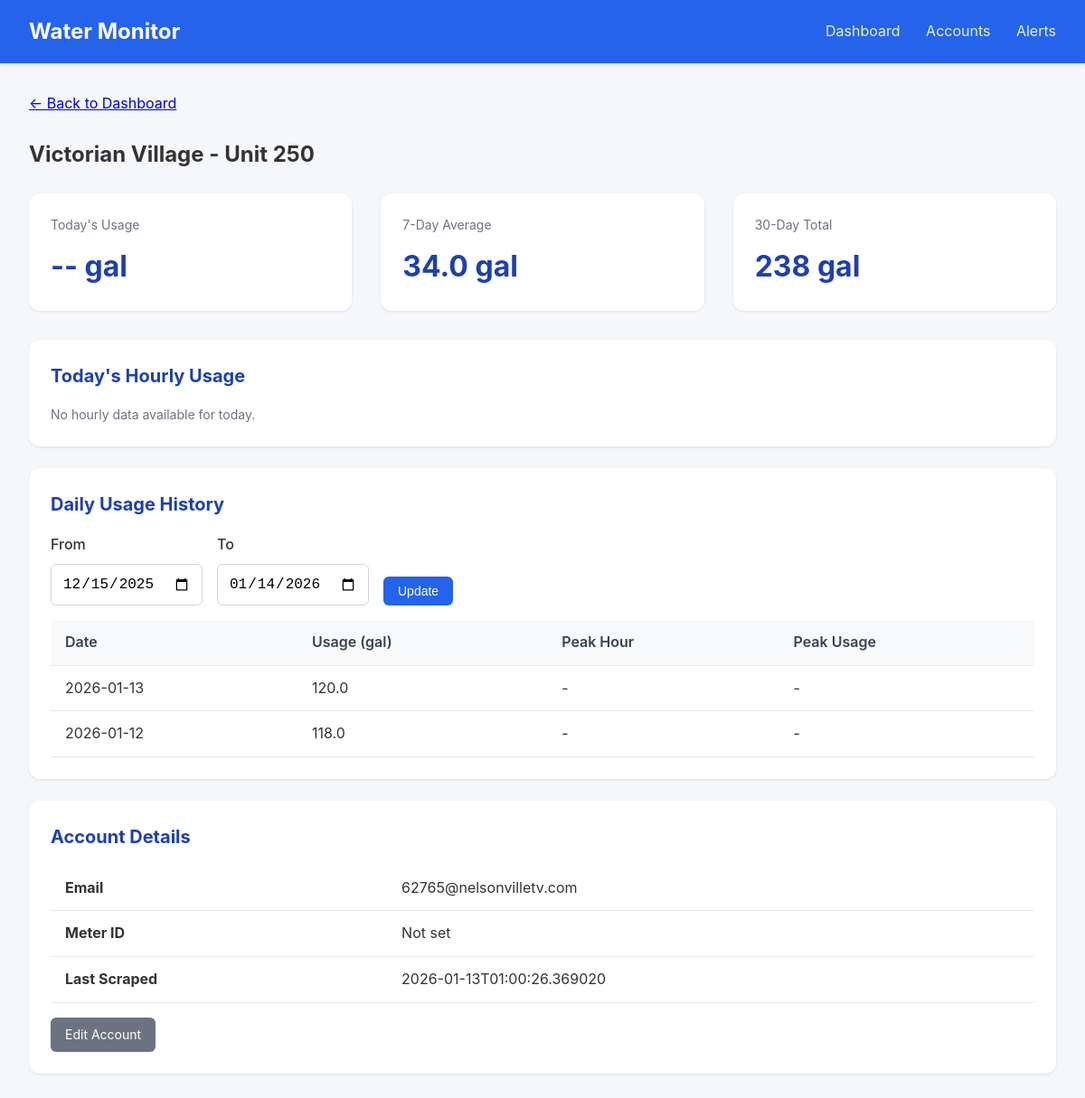
Page /meter/1 on the earlier database version.
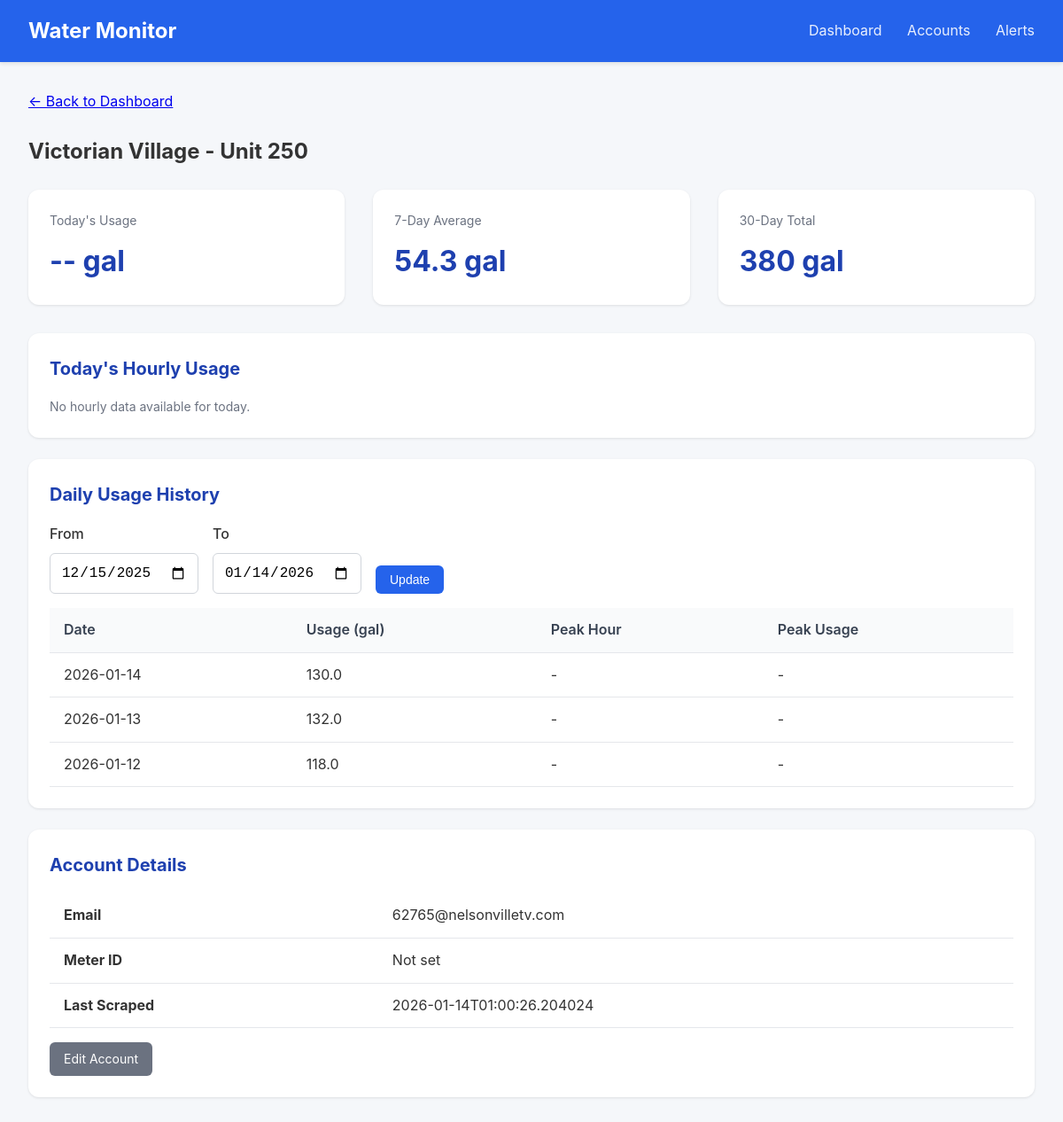
Same page on the later database version.
### tables this page shows
CREATE TABLE accounts (
                id INTEGER PRIMARY KEY AUTOINCREMENT,
                email TEXT UNIQUE NOT NULL,
                password_encrypted TEXT NOT NULL,
                meter_id TEXT,
                account_number TEXT,
                address TEXT,
                building_name TEXT,
                unit_number TEXT,
                is_active INTEGER DEFAULT 1,
                last_scraped TIMESTAMP,
                created_at TIMESTAMP DEFAULT CURRENT_TIMESTAMP
            , avg_12mo REAL, monthly_usage REAL, unit_count INTEGER DEFAULT 1, leak_alerts INTEGER DEFAULT 1, min_overage_pct INTEGER DEFAULT 10);

CREATE TABLE daily_summaries (
                id INTEGER PRIMARY KEY AUTOINCREMENT,
                account_id INTEGER NOT NULL,
                reading_date DATE NOT NULL,
                total_usage_gallons REAL,
                peak_hour INTEGER,
                peak_usage_gallons REAL,
                created_at TIMESTAMP DEFAULT CURRENT_TIMESTAMP,
                FOREIGN KEY (account_id) REFERENCES accounts(id),
                UNIQUE(account_id, reading_date)
            );

### app.py (the view)
@app.route('/meter/<int:account_id>')
def meter_detail(account_id):
    account = db.get_account(account_id)
    if not account:
        flash('Meter not found', 'error')
        return redirect(url_for('dashboard'))
    end_date = date.today()
    start_date = end_date - timedelta(days=30)
    if request.args.get('start_date'):
        start_date = datetime.strptime(request.args.get('start_date'), '%Y-%m-%d').date()
    if request.args.get('end_date'):
        end_date = datetime.strptime(request.args.get('end_date'), '%Y-%m-%d').date()
    daily_data = db.get_daily_summaries(account_id, start_date, end_date)
    hourly_data = db.get_hourly_readings(account_id, date.today())
    return render_template('meter_detail.html',
                           account=account,
                           daily_data=daily_data,
                           hourly_data=hourly_data,
                           start_date=start_date,
                           end_date=end_date)

### database.py (called while the page is built)
@contextmanager
def get_db():
    conn = sqlite3.connect(config.DATABASE_PATH)
    conn.row_factory = sqlite3.Row
    try:
        yield conn
        conn.commit()
    finally:
        conn.close()

def get_account(account_id: int) -> Optional[dict]:
    with get_db() as conn:
        cursor = conn.cursor()
        cursor.execute('SELECT * FROM accounts WHERE id = ?', (account_id,))
        row = cursor.fetchone()
        if row:
            return dict(row)
    return None

def get_hourly_readings(account_id: int, reading_date: date) -> list:
    with get_db() as conn:
        cursor = conn.cursor()
        cursor.execute('''
            SELECT * FROM hourly_readings
            WHERE account_id = ? AND reading_date = ?
            ORDER BY hour
        ''', (account_id, reading_date))
        return [dict(row) for row in cursor.fetchall()]

def get_daily_summaries(account_id: int, start_date: date = None, end_date: date = None) -> list:
    with get_db() as conn:
        cursor = conn.cursor()
        query = 'SELECT * FROM daily_summaries WHERE account_id = ?'
        params = [account_id]
        if start_date:
            query += ' AND reading_date >= ?'
            params.append(start_date)
        if end_date:
            query += ' AND reading_date <= ?'
            params.append(end_date)
        query += ' ORDER BY reading_date DESC'
        cursor.execute(query, params)
        return [dict(row) for row in cursor.fetchall()]

### templates/meter_detail.html (shortened to what this page needs)
{% extends "base.html" %}
{% block content %}
<div style="margin-bottom: 1.5rem;">
    <a href="{{ url_for('dashboard') }}">&larr; Back to Dashboard</a>
</div>
<h2 style="margin-bottom: 1.5rem;">
    {{ account.building_name or 'Unknown Building' }} - Unit {{ account.unit_number or 'N/A' }}
</h2>
<div class="stats">
    <div class="stat-card">
        <div class="label">Today's Usage</div>
        <div class="value">
            {% if daily_data and daily_data[0].reading_date == today %}
                {{ "%.1f"|format(daily_data[0].total_usage_gallons or 0) }} gal
            {% else %}
                -- gal
            {% endif %}
        </div>
    </div>
    <div class="stat-card">
        <div class="label">7-Day Average</div>
        <div class="value">
            {% set week_total = daily_data[:7]|sum(attribute='total_usage_gallons') %}
            {{ "%.1f"|format(week_total / 7) if daily_data else '--' }} gal
        </div>
    </div>
    <div class="stat-card">
        <div class="label">30-Day Total</div>
        <div class="value">
            {% set month_total = daily_data|sum(attribute='total_usage_gallons') %}
            {{ "%.0f"|format(month_total) if daily_data else '--' }} gal
        </div>
    </div>
</div>
<div class="card">
    <h2>Today's Hourly Usage</h2>
    {% if hourly_data %}
    <div style="display: flex; align-items: flex-end; height: 200px; gap: 4px; padding: 1rem 0;">
        {% set max_hourly = hourly_data|map(attribute='usage_gallons')|max or 1 %}
        {% for hour in hourly_data %}
        <div style="flex: 1; display: flex; flex-direction: column; align-items: center;">
            <div style="background: #2563eb; width: 100%;
                        height: {{ (hour.usage_gallons or 0) / max_hourly * 150 }}px;
                        border-radius: 4px 4px 0 0;"></div>
            <div style="font-size: 0.7rem; color: #6b7280; margin-top: 4px;">{{ hour.hour }}</div>
        </div>
        {% endfor %}
    </div>
    <p class="text-muted">Hours (0-23)</p>
    {% else %}
    <p class="text-muted">No hourly data available for today.</p>
    {% endif %}
</div>
<div class="card">
    <h2>Daily Usage History</h2>
    <form method="GET" style="display: flex; gap: 1rem; margin-bottom: 1rem;">
        <div class="form-group" style="margin-bottom: 0;">
            <label for="start_date">From</label>
            <input type="date" id="start_date" name="start_date" value="{{ start_date }}">
        </div>
        <div class="form-group" style="margin-bottom: 0;">
            <label for="end_date">To</label>
            <input type="date" id="end_date" name="end_date" value="{{ end_date }}">
        </div>
        <div class="form-group" style="margin-bottom: 0; display: flex; align-items: flex-end;">
            <button type="submit" class="btn btn-primary">Update</button>
        </div>
    </form>
    {% if daily_data %}
    <table>
        <thead>
            <tr>
                <th>Date</th>
                <th>Usage (gal)</th>
                <th>Peak Hour</th>
                <th>Peak Usage</th>
            </tr>
        </thead>
        <tbody>
            {% for day in daily_data %}
            <tr>
                <td>{{ day.reading_date }}</td>
                <td>{{ "%.1f"|format(day.total_usage_gallons or 0) }}</td>
                <td>{{ day.peak_hour if day.peak_hour is not none else '-' }}{% if day.peak_hour is not none %}:00{% endif %}</td>
                <td>{{ "%.1f"|format(day.peak_usage_gallons or 0) if day.peak_usage_gallons else '-' }}</td>
            </tr>
            {% endfor %}
        </tbody>
    </table>
    {% else %}
    <p class="text-muted">No usage data available for this period.</p>
    {% endif %}
</div>
<div class="card">
    <h2>Account Details</h2>
    <table>
        <tr><td><strong>Email</strong></td><td>{{ account.email }}</td></tr>
        <tr><td><strong>Meter ID</strong></td><td>{{ account.meter_id or 'Not set' }}</td></tr>
        <tr><td><strong>Last Scraped</strong></td><td>{{ account.last_scraped or 'Never' }}</td></tr>
    </table>
    <div class="mt-4">
        <a href="{{ url_for('edit_account', account_id=account.id) }}" class="btn btn-secondary">Edit Account</a>
    </div>
</div>
{% endblock %}

### templates/base.html (shortened to what this page needs)
<!DOCTYPE html>
<html lang="en">
<head>
</head>
<body>
    <div class="navbar">
        <h1>Water Monitor</h1>
        <nav>
            <a href="{{ url_for('dashboard') }}">Dashboard</a>
            <a href="{{ url_for('accounts_list') }}">Accounts</a>
            <a href="{{ url_for('alerts_list') }}">Alerts</a>
        </nav>
    </div>
    <div class="container">
        {% block content %}{% endblock %}
    </div>
</body>
</html>

### templates/base.html (style rules this page uses)
* { box-sizing: border-box; margin: 0; padding: 0; }
body { font-family: -apple-system, BlinkMacSystemFont, 'Segoe UI', Roboto, Oxygen, Ubuntu, sans-serif; background: #f5f7fa; color: #333; line-height: 1.6; }
.navbar { background: #2563eb; color: white; padding: 1rem 2rem; display: flex; justify-content: space-between; align-items: center; box-shadow: 0 2px 4px rgba(0,0,0,0.1); }
.navbar h1 { font-size: 1.5rem; }
.navbar nav a { color: white; text-decoration: none; margin-left: 1.5rem; opacity: 0.9; }
.container { max-width: 1400px; margin: 0 auto; padding: 2rem; }
.card { background: white; border-radius: 12px; box-shadow: 0 1px 3px rgba(0,0,0,0.1); padding: 1.5rem; margin-bottom: 1.5rem; }
.card h2 { margin-bottom: 1rem; color: #1e40af; font-size: 1.25rem; }
.stats { display: flex; gap: 2rem; margin-bottom: 2rem; }
.stat-card { background: white; border-radius: 12px; padding: 1.5rem; box-shadow: 0 1px 3px rgba(0,0,0,0.1); flex: 1; }
.stat-card .label { color: #6b7280; font-size: 0.875rem; margin-bottom: 0.5rem; }
.stat-card .value { font-size: 2rem; font-weight: 700; color: #1e40af; }
table { width: 100%; border-collapse: collapse; }
th, td { padding: 0.75rem 1rem; text-align: left; border-bottom: 1px solid #e5e7eb; }
th { background: #f9fafb; font-weight: 600; color: #374151; }
.btn { display: inline-block; padding: 0.5rem 1rem; border-radius: 6px; text-decoration: none; font-size: 0.875rem; cursor: pointer; border: none; }
.btn-primary { background: #2563eb; color: white; }
.btn-secondary { background: #6b7280; color: white; }
.form-group { margin-bottom: 1rem; }
.form-group label { display: block; margin-bottom: 0.5rem; font-weight: 500; }
.form-group input, .form-group select { width: 100%; padding: 0.75rem; border: 1px solid #d1d5db; border-radius: 6px; font-size: 1rem; }
.text-muted { color: #6b7280; font-size: 0.875rem; }
.mt-4 { margin-top: 1rem; }

Differences in the rows shown:
removed daily_summaries: reading_date "2026-01-13", total_usage_gallons "120.0", peak_hour "-", peak_usage_gallons "-"
changed accounts "Victorian Village": last_scraped "2026-01-13T01:00:26.369020" → "2026-01-14T01:00:26.204024"
added daily_summaries: reading_date "2026-01-14", total_usage_gallons "130.0", peak_hour "-", peak_usage_gallons "-"
added daily_summaries: reading_date "2026-01-13", total_usage_gallons "132.0", peak_hour "-", peak_usage_gallons "-"
Other differences:
{{ "%.1f"|format(week_total / 7) if daily_data else '--' }}: "34.0" → "54.3"
{{ "%.0f"|format(month_total) if daily_data else '--' }}: "238" → "380"
